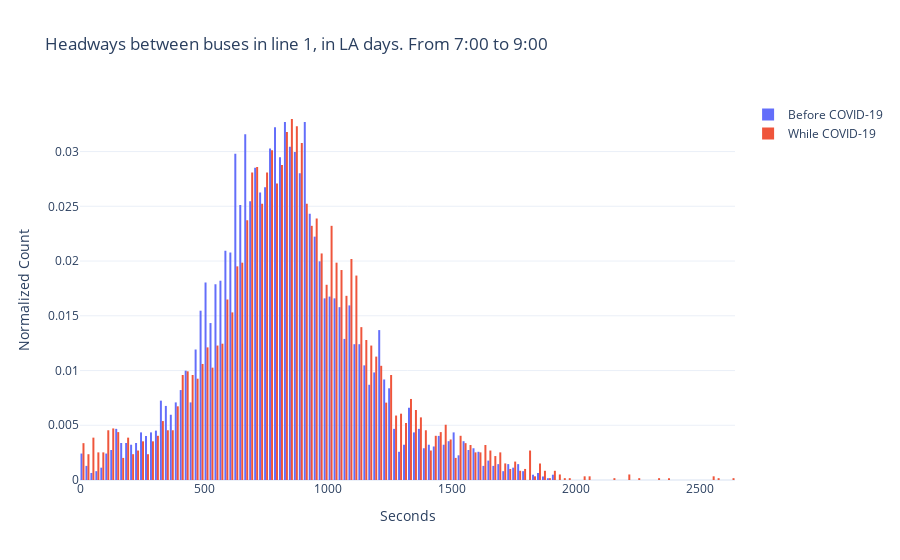

Notebook cell for this chart:
### Code cell
#Headways histogram
fig = go.Figure()
fig.add_trace(go.Histogram(
    x=hw_bcovid.headway,name='Before COVID-19',
    histnorm='probability',
    xbins=dict(
        size=20
    )
))
fig.add_trace(go.Histogram(
    x=hw_wcovid.headway,name='While COVID-19',
    histnorm='probability',
    xbins=dict(
        size=10
    )
))
# Overlay both histograms
fig.update_layout(
    title='Headways between buses in line {}, in {} days. From {}:00 to {}:00'.format(line,day_type,st_hour,end_hour),
    xaxis_title='Seconds',
    yaxis_title='Normalized Count'
)

fig.show()

### Figure 1 — Plotly figure (JSON) as saved in the notebook; plotly's stock layout.template omitted (floating-point values rounded to 4 significant figures; data arrays with more than 128 entries replaced by an {"elided": "..."} marker saying what was removed)
{"data": [{"histnorm": "probability", "name": "Before COVID-19", "type": "histogram", "x": {"elided": "6208 int values"}, "xbins": {"size": 20}}, {"histnorm": "probability", "name": "While COVID-19", "type": "histogram", "x": {"elided": "5944 int values"}, "xbins": {"size": 10}}], "layout": {"title": {"text": "Headways between buses in line 1, in LA days. From 7:00 to 9:00"}, "xaxis": {"title": {"text": "Seconds"}}, "yaxis": {"title": {"text": "Normalized Count"}}}}
